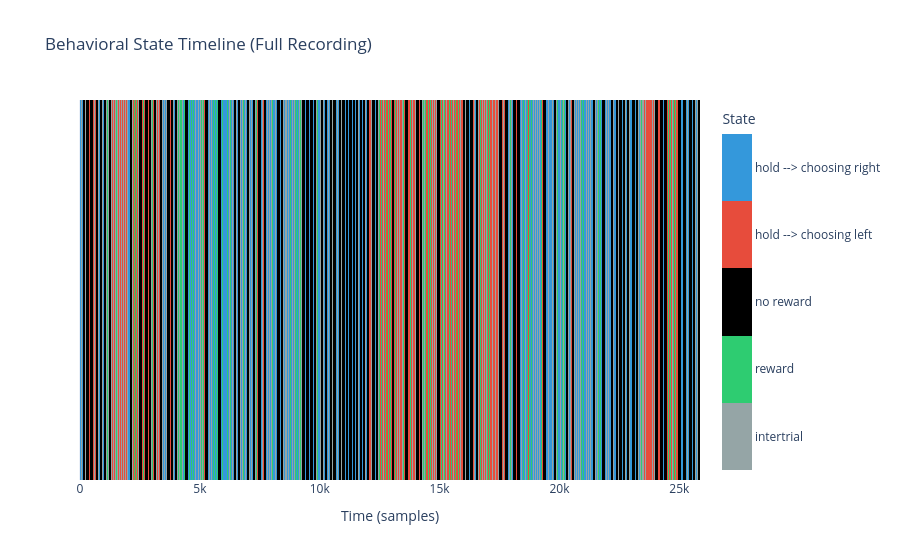

Here is the notebook cell this chart was saved with:
### Code cell
# Full timeline
fig = plot_behavior_state_timeline(
    ds.b, 
    ds.b_labels_dict, 
    sampling_frequency=ds.fs,
    # convert_to_seconds=True,
    color_map=ds.get_color_map_for_plotting(),
    title="Behavioral State Timeline (Full Recording)"
)

### Figure 1 — Plotly figure (JSON) as saved in the notebook; plotly's stock layout.template omitted (floating-point values rounded to 4 significant figures; data arrays with more than 128 entries replaced by an {"elided": "..."} marker saying what was removed)
{"data": [{"colorbar": {"ticktext": ["intertrial", "reward", "no reward", "hold --> choosing left", "hold --> choosing right"], "tickvals": [0, 1, 2, 3, 4], "title": {"text": "State"}}, "colorscale": [[0, "#95a5a6"], [0.2, "#95a5a6"], [0.2, "#2ecc71"], [0.4, "#2ecc71"], [0.4, "#000000"], [0.6, "#000000"], [0.6, "#e74c3c"], [0.8, "#e74c3c"], [0.8, "#3498db"], [1, "#3498db"]], "hovertemplate": "Time: %{x}<br>State: %{z}<extra></extra>", "type": "heatmap", "x": {"elided": "25863 int values"}, "y": ["Behavior"], "z": {"elided": "1x25863 int values"}, "zmax": 4.5, "zmin": -0.5}], "layout": {"title": {"text": "Behavioral State Timeline (Full Recording)"}, "xaxis": {"title": {"text": "Time (samples)"}}, "yaxis": {"showticklabels": false, "title": {"text": ""}}}}
